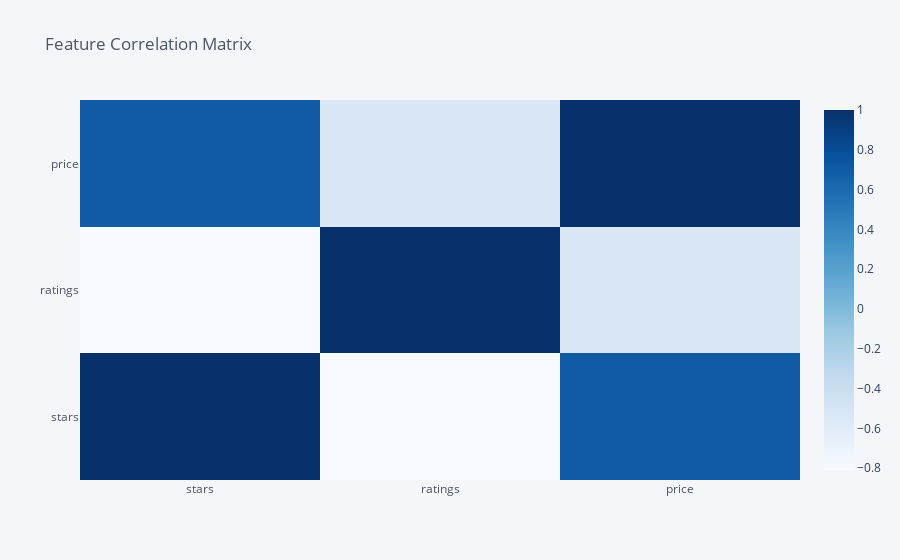

This figure's notebook cell:
### Code cell
#2) Correlación de los datos / data correlation
#-------------------------------------------------------------

# Español
# Se buscan correlaciones entre las variables numericas: stars, ratings y price. 
# La función de pandas: loc, permite seleccionar las columnas del dataframe y los :, significan
# que estamos seleccionando todas las filas.

# English
# We search correlations between numeric variables: stars, ratings and price.
# The loc function by pandas library, permit select columns from dataframe and the :, meaning that
# we select all rows.

data_cor=data.loc[:,['stars', 'ratings','price']]
data_cor.corr().iplot(kind='heatmap',colorscale="Blues",title="Feature Correlation Matrix")


# Correlaciones / correlations: 
#Spanish
#Supuestos
# price-stars (0.7): a mayor precio, mayor es la satisfacion de los clientes.
# ratings-stars (-0.8): a menor rating mayor es la satisfacción de los clientes.
# ratings-price (-0.5): a menor rating mayor es el precio.

#English
#Assumptions

# price-stars (0.7): to higher the price, higher is the customer satisfaction.
# ratings-stars (-0.8): to lower the rating, higher is the customer satisfaction.
# ratings-price (-0.5): to lower the rating, higher is the price

### Figure 1 — Plotly figure (JSON) as saved in the notebook; plotly's stock layout.template omitted (floating-point values rounded to 4 significant figures)
{"data": [{"colorscale": [[0, "rgb(247,251,255)"], [0.125, "rgb(222,235,247)"], [0.25, "rgb(198,219,239)"], [0.375, "rgb(158,202,225)"], [0.5, "rgb(107,174,214)"], [0.625, "rgb(66,146,198)"], [0.75, "rgb(33,113,181)"], [0.875, "rgb(8,81,156)"], [1, "rgb(8,48,107)"]], "type": "heatmap", "x": ["stars", "ratings", "price"], "y": ["stars", "ratings", "price"], "z": [[1, -0.8091, 0.7053], [-0.8091, 1, -0.5439], [0.7053, -0.5439, 1]], "zmax": 1, "zmin": -0.8091}], "layout": {"legend": {"bgcolor": "#F5F6F9", "font": {"color": "#4D5663"}}, "paper_bgcolor": "#F5F6F9", "plot_bgcolor": "#F5F6F9", "title": {"font": {"color": "#4D5663"}, "text": "Feature Correlation Matrix"}, "xaxis": {"gridcolor": "#E1E5ED", "showgrid": true, "tickfont": {"color": "#4D5663"}, "title": {"font": {"color": "#4D5663"}, "text": ""}, "zerolinecolor": "#E1E5ED"}, "yaxis": {"gridcolor": "#E1E5ED", "showgrid": true, "tickfont": {"color": "#4D5663"}, "title": {"font": {"color": "#4D5663"}, "text": ""}, "zerolinecolor": "#E1E5ED"}}}
